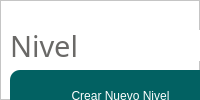
               <widget class="QWidget" name="pg_nivel">
                <layout class="QVBoxLayout" name="verticalLayout_8">
                 <property name="spacing">
                  <number>0</number>
                 </property>
                 <property name="leftMargin">
                  <number>0</number>
                 </property>
                 <property name="topMargin">
                  <number>0</number>
                 </property>
                 <property name="rightMargin">
                  <number>0</number>
                 </property>
                 <property name="bottomMargin">
                  <number>0</number>
                 </property>
                 <item>
                  <widget class="QFrame" name="frame_11">
                   <property name="styleSheet">
                    <string notr="true">QPushButton{
    background:rgba(2,97,98,255);
    /*border: 1px solid #2361a0; /* Cambiar el color del borde a azul oscuro */
    border-radius: 10px;
    font: 75 12pt &quot;Archivo&quot;;
/* Cambiar el color de fondo a azul oscuro */
    color: white;
}
/*
QPushButton:hover{

background-color: qlineargradient(spread:pad, x1:0, y1:0.505682, x2:1, y2:0.477, stop:0 rgba(14, 52, 83, 1), stop:1 rgba(14, 52, 83, 1));
color: black;

}
*/
QFrame{
background-color: rgb(255, 255, 255); /* Cambiar el color de fondo a azul oscuro */
}

QLineEdit{
background-color: rgb(255,255,255);
border:none;
border-bottom:2px solid rgba(46, 82, 101, 200);
   /*color: #2361a0;*/
	color:rgba(106,105,103,255);
    font: 75 12pt &quot;Archivo&quot;;

}

QLabel{
color: rgba(106,105,103,255);
    font: 75 22pt &quot;Archivo&quot;;
}
</string>
                   </property>
                   <property name="frameShape">
                    <enum>QFrame::StyledPanel</enum>
                   </property>
                   <property name="frameShadow">
                    <enum>QFrame::Raised</enum>
                   </property>
                   <widget class="QLabel" name="label_6">
                    <property name="geometry">
                     <rect>
                      <x>10</x>
                      <y>30</y>
                      <width>211</width>
                      <height>31</height>
                     </rect>
                    </property>
                    <property name="font">
                     <font>
                      <family>Archivo</family>
                      <pointsize>22</pointsize>
                      <weight>9</weight>
                      <italic>false</italic>
                      <bold>false</bold>
                     </font>
                    </property>
                    <property name="text">
                     <string>Nivel</string>
                    </property>
                   </widget>
                   <widget class="QLineEdit" name="lineEdit_3">
                    <property name="geometry">
                     <rect>
                      <x>10</x>
                      <y>140</y>
                      <width>771</width>
                      <height>31</height>
                     </rect>
                    </property>
                    <property name="styleSheet">
                     <string notr="true"/>
                    </property>
                   </widget>
                   <widget class="QPushButton" name="btn_crearNiv">
                    <property name="geometry">
                     <rect>
                      <x>10</x>
                      <y>70</y>
                      <width>221</width>
                      <height>51</height>
                     </rect>
                    </property>
                    <property name="text">
                     <string>Crear Nuevo Nivel</string>
                    </property>
                   </widget>
                   <widget class="QTableWidget" name="tablaNivel">
                    <property name="geometry">
                     <rect>
                      <x>10</x>
                      <y>200</y>
                      <width>1011</width>
                      <height>501</height>
                     </rect>
                    </property>
                    <property name="styleSheet">
                     <string notr="true">QHeaderView {
    background-color: white;
    border: none;
    font: 75 12pt &quot;Archivo&quot;;
}

QHeaderView:hover {
    background-color: white;
}

QHeaderView:section {
    background-color: white;
    border-bottom: 1px solid lightgray;
    border-top: none;
    padding: 2px;
    font-size: 11pt;
    color: black;
text-align: left;
}

QTableWidget {
    background-color: white;
    border: none;
    gridline-color: transparent;
    font-size: 11pt;
    color: black;

}

QTableWidget QTableCornerButton::section {
    background-color: white;
    border: none;

}

QTableWidget::item {
    border: none;
    border-bottom: 1px solid lightgray;
    alignment: AlignHCenter; /* Centra el texto horizontalmente */
	color:black /* cambiar el color letra al seleccionar*/

}


</string>
                    </property>
                    <property name="textElideMode">
                     <enum>Qt::ElideMiddle</enum>
                    </property>
                    <property name="gridStyle">
                     <enum>Qt::SolidLine</enum>
                    </property>
                    <attribute name="horizontalHeaderMinimumSectionSize">
                     <number>34</number>
                    </attribute>
                    <column>
                     <property name="text">
                      <string>Nivel</string>
                     </property>
                    </column>
                    <column>
                     <property name="text">
                      <string>Nombre</string>
                     </property>
                    </column>
                    <column>
                     <property name="text">
                      <string/>
                     </property>
                    </column>
                    <column>
                     <property name="text">
                      <string/>
                     </property>
                    </column>
                   </widget>
                  </widget>
                 </item>
                </layout>
               </widget>
